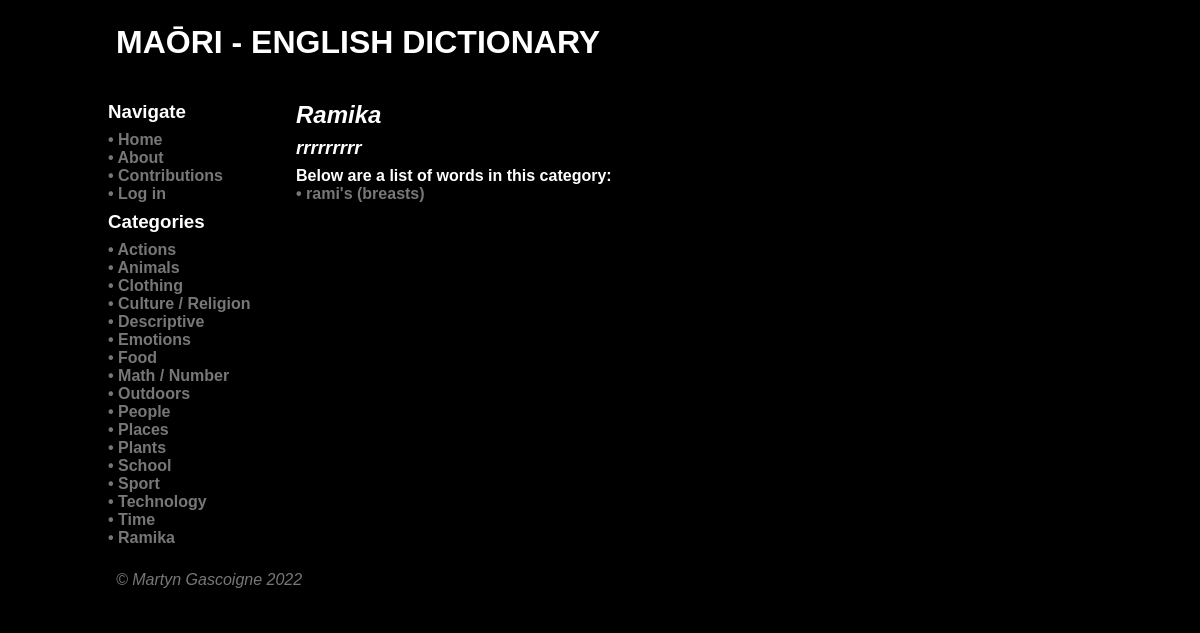
Before: /category/23 with the older database file.
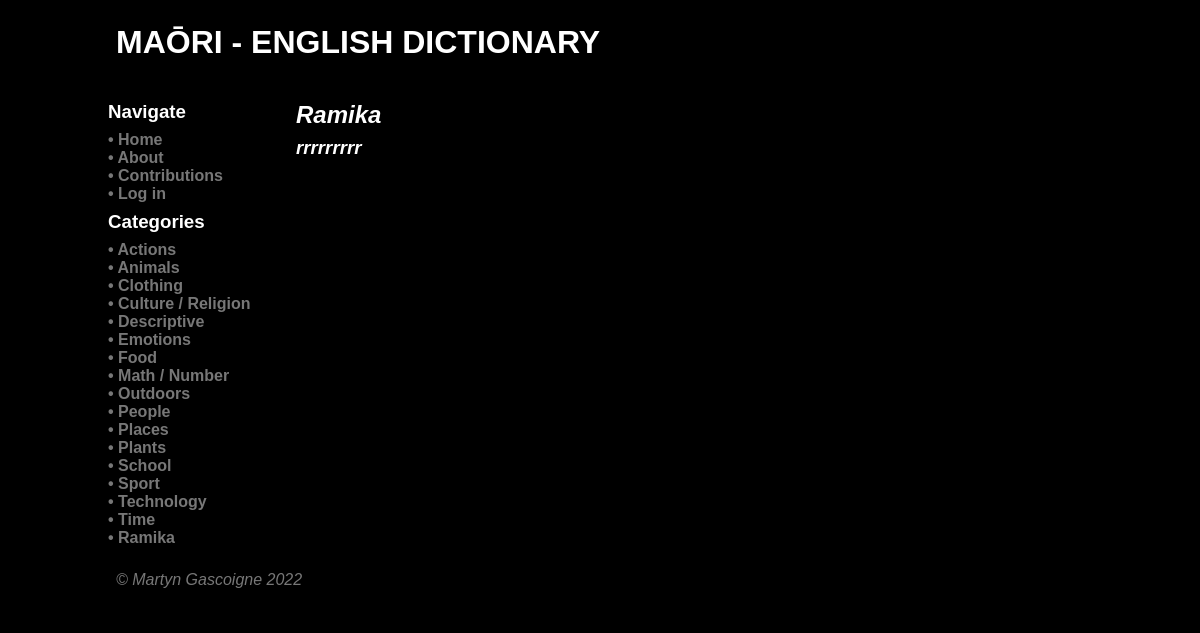
After: the same page with the newer database file.
### tables this page shows
CREATE TABLE category
(
    id          integer
        constraint category_pk
            primary key autoincrement,
    name        varchar(80),
    description varchar(600),
    timestamp   datetime
, user_created boolean);

CREATE TABLE "word"
(
	id integer
		constraint word_pk
			primary key autoincrement,
	name varchar(80),
	description varchar(600),
	author integer
		constraint word_user_id_fk
			references user,
	timestamp datetime,
	maori varchar(128),
	image varchar,
	level integer
);

### app.py (the view)
@app.route('/category/<cat>')
def render_category_page(cat):
    con = create_connection(DB_NAME)
    query = """SELECT id, name, description, timestamp, user_created FROM category WHERE id = ?"""
    cur = con.cursor()
    cur.execute(query, (cat,))
    category_data = cur.fetchall()
    print(category_data)
    if not category_data:
        return redirect('/?error=No+such+category')
    query = """SELECT word_id FROM word_tag WHERE category_id = ?"""
    cur = con.cursor()
    cur.execute(query, (cat,))
    found_words = cur.fetchall()
    words_data = []
    for w in found_words:
        cur = con.cursor()
        cur.execute("""SELECT id, name, maori, description, author, timestamp FROM word WHERE id = ?""", w)
        words_data.append(cur.fetchall())
    print(words_data)
    con.close()
    return render_template('category.html', word_list=words_data, passed_cat=category_data,
                           category_list=find_categories(), from_category=cat, logged_in=is_logged_in(),
                           user_account=my_account(), teacher=is_teacher())

### app.py (called while the page is built)
def create_connection(db_file):
    try:
        connection = sqlite3.connect(db_file)
        connection.execute('pragma foreign_keys=ON')
        return connection
    except Error as e:
        print(e)
    return None

def find_categories():
    con = create_connection(DB_NAME)
    query = "SELECT id, name, description FROM category"
    cur = con.cursor()
    cur.execute(query)
    found_categories = cur.fetchall()
    con.close()
    return found_categories

def my_account():
    if session.get('userid') is None:
        return False
    else:
        return session.get('userid')

def is_logged_in():
    if session.get('email') is None:
        print('Not logged in')
        return False
    else:
        print('Logged in')
        return True

def is_teacher():
    if not is_logged_in() or (session.get('teacher') is None or 0):
        print('Not teacher')
        return False
    else:
        print('Is teacher')
        return True

### templates/category.html (shortened to what this page needs)
{% extends 'base.html' %}
{% block heading %}Maōri - English Dictionary{% endblock %}
{% block main %}
<div class="category-description">
    <h2>{{ passed_cat[0][1] }}
    <h3>{{ passed_cat[0][2] }}</h3>
    {% if word_list|length > 0 %}
        <h4>Below are a list of words in this category: </h4>
    {% endif %}
</div>
{% for word in word_list %}
<div class="category-box">
    <h4><a href="/word/{{ word[0][0] }}">• {{ word[0][1] }} ({{ word[0][2] }})</a></h4>
</div>
{% endfor %}
{% endblock %}

### templates/base.html (shortened to what this page needs)
<!doctype html>
<html lang="en">
<head>
	<link href="{{ url_for('static', filename='css/style.css') }}" rel="stylesheet">
</head>
<body>
	<div id="container">
		<header>
			<h1>{% block heading %}{% endblock %}</h1>
		</header>
		<nav>
            <div class="category-box">
                <h3>Navigate</h3>
                <h4><a href="\">• Home</a></h4>
                <h4><a href="\about">• About</a></h4>
                <h4><a href="\contributions">• Contributions</a></h4>
                {% if not logged_in %}<h4><a href="\login">• Log in</a></h4>
                {% else %}
                    <h4><a href="\account\{{ user_account }}">• Account</a></h4>
                    <h4><a href="\logout">• Log out</a></h4>
                {% endif %}
                <h3>Categories
                </h3>
            </div>
            {% for category in category_list %}
            <div class="category-box">
                <h4><a href="/category/{{ category[0] }}">• {{ category[1] }}</a></h4>
            </div>
            {% endfor %}
		</nav>
		<main>
            {% block main%}{% endblock %}
        </main>
		<footer class="footer">
            <a href="https://github.com/Galvin-X/Translator" target="_blank">&copy; Martyn Gascoigne 2022</a>
		</footer>
	</div>
</body>
</html>

Changed rows visible on the page:
removed word: name "rami's", maori "breasts"
Other visible differences:
text no longer shown: "Below are a list of words in this category:"
